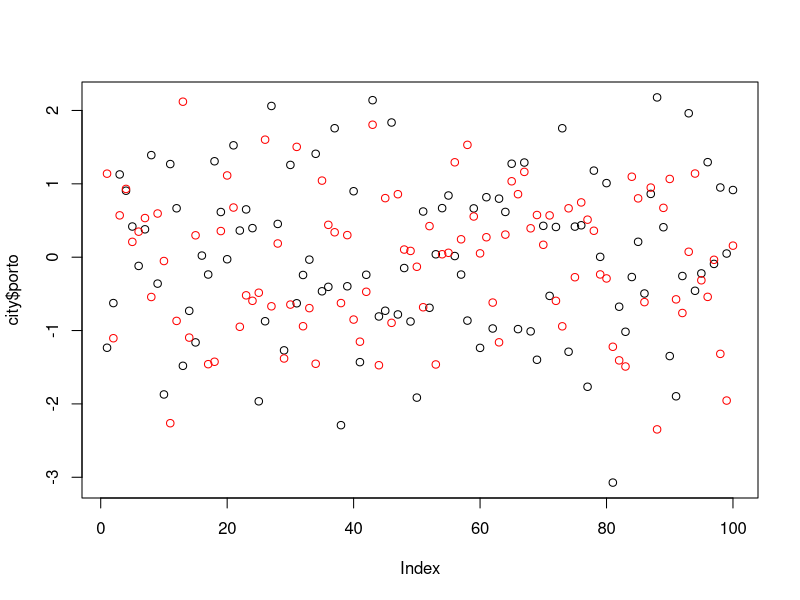
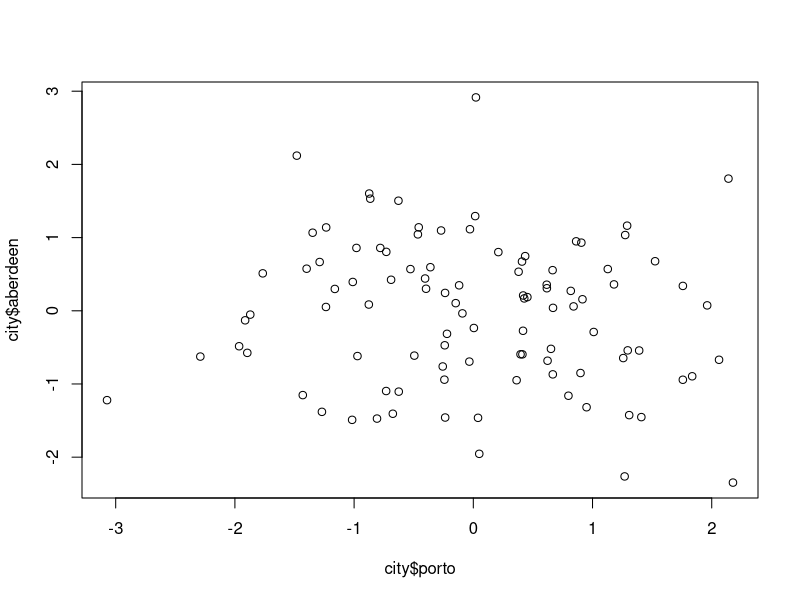
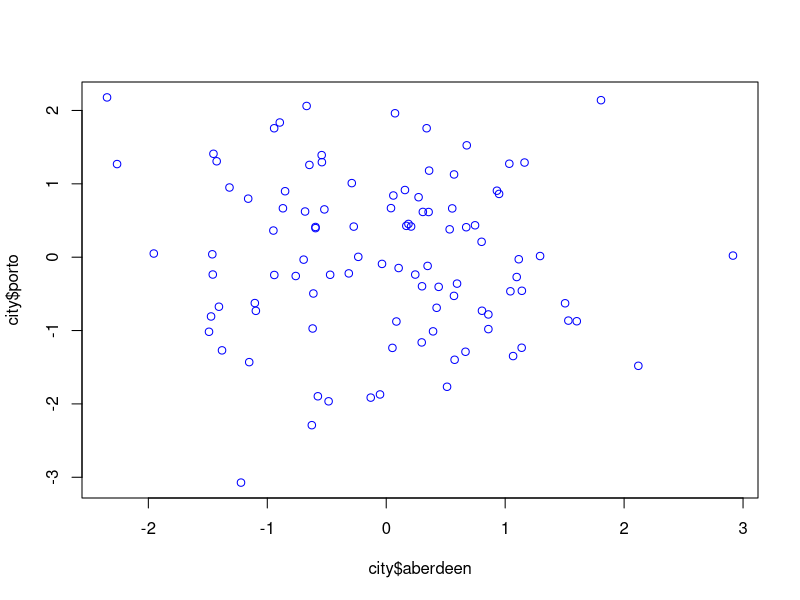
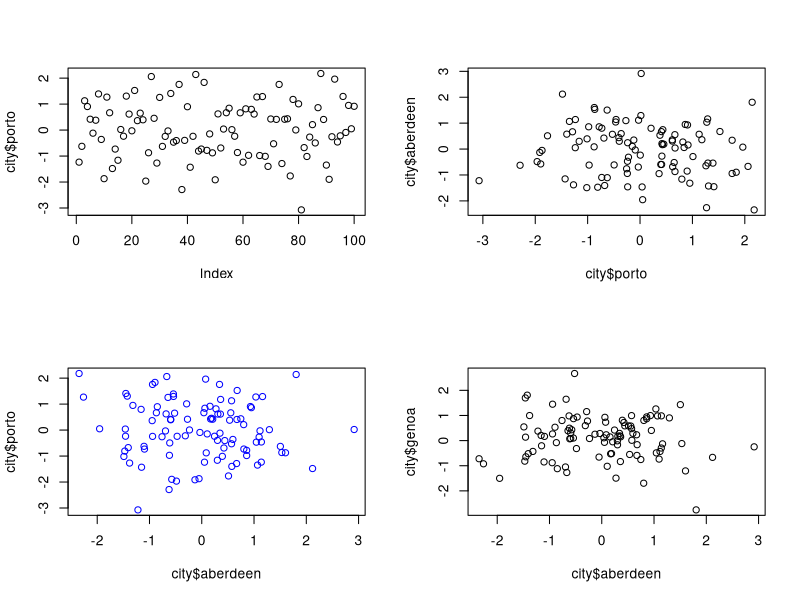
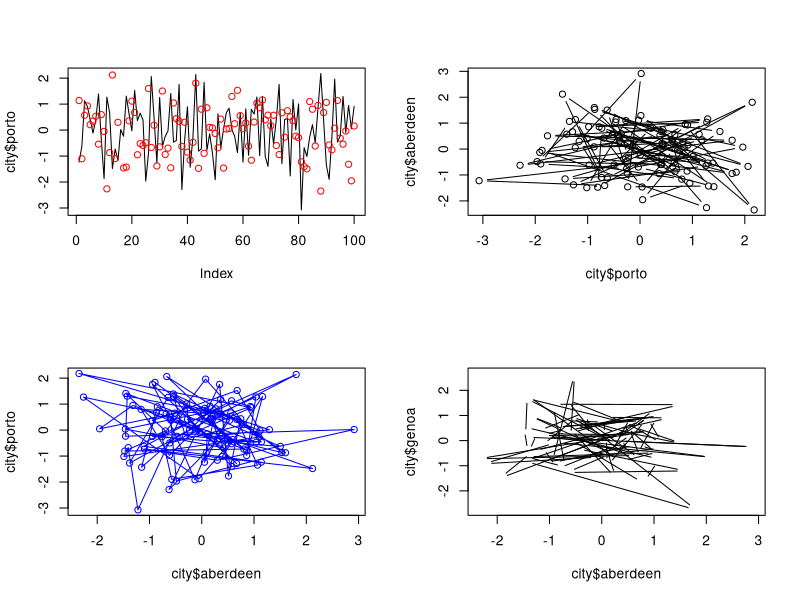
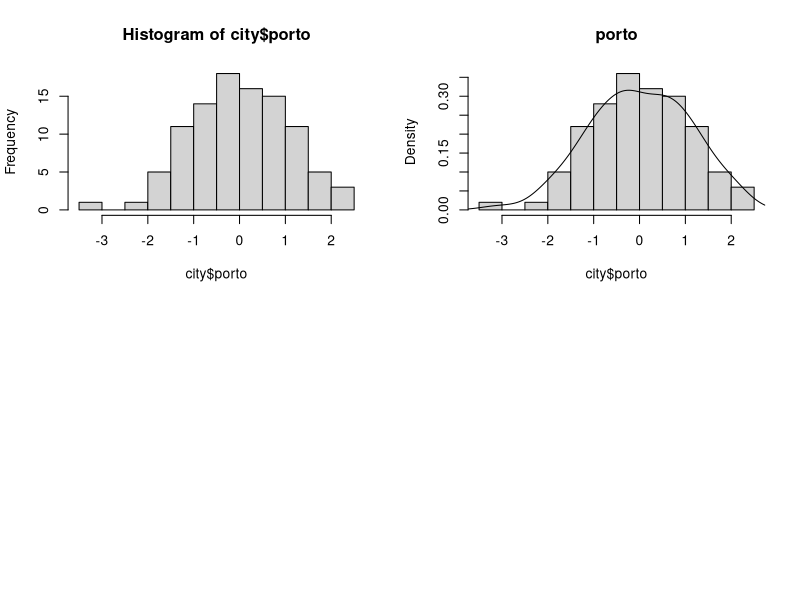
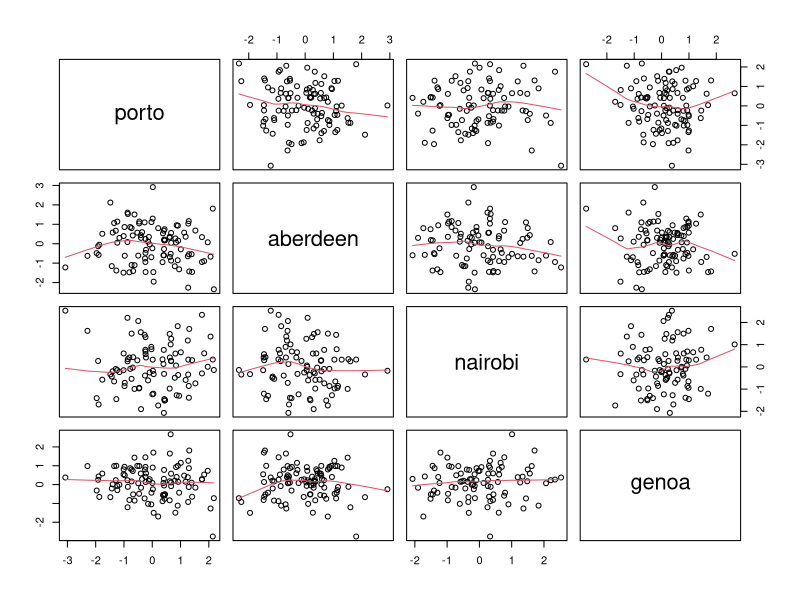

Reproduce these figures in R, in order. (Note: this script raises an error after producing the figures.)
## ---- chunk 1
city <- data.frame(
  porto = rnorm(100),
  aberdeen = rnorm(100),
  nairobi = c(rep(NA, 10), rnorm(90)),
  genoa = rnorm(100)
)
## ---- chunk 2
library(tidyverse)
plot(city$porto)
points(city$aberdeen, col = 'red')
plot(city$porto, city$aberdeen)
plot(city$porto ~ city$aberdeen, col='blue')

## ---- chunk 3
par(mfrow = c(2,2))
plot(city$porto)
plot(city$porto, city$aberdeen)
plot(city$porto ~ city$aberdeen, col='blue')
plot(city$aberdeen, city$genoa)
## ---- chunk 4
par(mfrow = c(2, 2))
plot(city$porto, type = "l")
points(city$aberdeen, col = 'red')
plot(city$porto, city$aberdeen,  type = "b")
plot(city$porto ~ city$aberdeen, col='blue', type = "o")
plot(city$aberdeen, city$genoa, type = "c")

## ---- chunk 5
hist(city$porto)
## ---- chunk 6
dens <- density(city$porto)
hist(city$porto, main = "porto",
      freq = FALSE)
lines(dens)
## ---- chunk 7
pairs(city[, c("porto", "aberdeen", "nairobi", "genoa")], panel = panel.smooth)
pairs(city[, c("porto", "aberdeen", "nairobi", "genoa")], upper.panel = panel.smooth, lower.panel = panel.cor, diag.panel = panel.hist)
## ---- chunk 8
coplot(porto ~ genoa|aberdeen, data = city)
## ---- chunk 9
png("plot.png")
coplot(porto ~ genoa|aberdeen, data = city)
## ---- chunk 10
knitr::opts_chunk$set(fig.width = 7, fig.height = 5)

## ---- chunk 11

plot(city$porto)

## ---- chunk 12
boxplot(city, 
        main = "Boxplot of City Data", 
        ylab = "Value", 
        col = c("lightblue", "lightgreen", "pink", "lightyellow"), 
        names = c("Porto", "Aberdeen", "Nairobi", "Genoa"))
## ---- chunk 13
ggplot() +
  geom_violin(aes(x = "Porto", y = city$porto), fill = "lightblue", alpha = 0.7) +
  geom_violin(aes(x = "Aberdeen", y = city$aberdeen), fill = "lightgreen", alpha = 0.7) +
  geom_violin(aes(x = "Nairobi", y = city$nairobi), fill = "pink", alpha = 0.7) +
  geom_violin(aes(x = "Genoa", y = city$genoa), fill = "lightyellow", alpha = 0.7) +
  labs(title = "Violin Plot of City Data", x = "City", y = "Value") +
  theme_minimal()
## ---- chunk 14
city_subset <- city[, c("porto", "aberdeen")]

ggplot(gather(city_subset, key = "City", value = "Value"), aes(x = City, y = Value, fill = City)) +
  geom_boxplot() +
  facet_grid(. ~ City) +  # Facet by City
  labs(title = "Box Plot of Selected Cities", x = "City", y = "Value", fill = "City") +
  theme_minimal() +
  theme(legend.position = "bottom")
